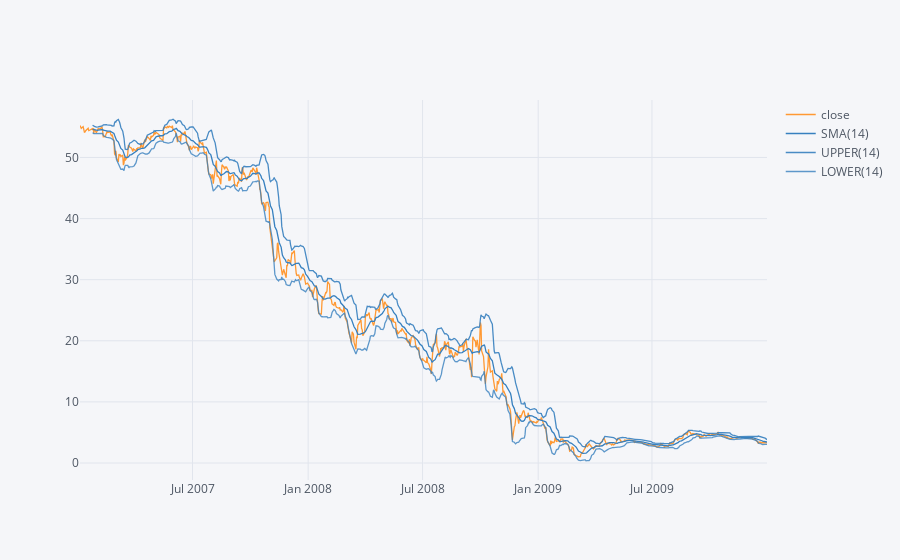

Notebook code for this chart:
### Markdown cell above
<font color=navy size=3>**Citigroup has been the riskiest stock as indicated by the high value of standard deviation.**</font>

### Code cell
# Bollinger Bands (for risk assessement) of Citibank stock
C['close'].loc['2007-01-01':'2009-12-31'].ta_plot(study='boll')

### Figure 1 — Plotly figure (JSON) as saved in the notebook; plotly's stock layout.template omitted (floating-point values rounded to 4 significant figures; data arrays with more than 128 entries replaced by an {"elided": "..."} marker saying what was removed)
{"data": [{"line": {"color": "rgba(255, 153, 51, 1.0)", "dash": "solid", "shape": "linear", "width": 1.3}, "mode": "lines", "name": "close", "text": "", "type": "scatter", "uid": "c0fcdb87-52a9-420f-bf11-085167dbc5c2", "x": {"elided": "756 str values"}, "y": {"elided": "756 float values"}}, {"line": {"color": "rgba(55, 128, 191, 1.0)", "dash": "solid", "shape": "linear", "width": 1.3}, "mode": "lines", "name": "SMA(14)", "text": "", "type": "scatter", "uid": "2a10e829-e722-49b1-9371-ca1f64d60d10", "x": {"elided": "756 str values"}, "y": {"elided": "756 mixed values"}}, {"line": {"color": "rgba(55, 128, 191, 0.8999999999999999)", "dash": "solid", "shape": "linear", "width": 1.3}, "mode": "lines", "name": "UPPER(14)", "text": "", "type": "scatter", "uid": "d137f1ba-847a-48a8-a8be-45eeaa5f3de1", "x": {"elided": "756 str values"}, "y": {"elided": "756 mixed values"}}, {"line": {"color": "rgba(55, 128, 191, 0.7999999999999998)", "dash": "solid", "shape": "linear", "width": 1.3}, "mode": "lines", "name": "LOWER(14)", "text": "", "type": "scatter", "uid": "d000d0f6-5b07-4ea5-9614-fad2983cc97f", "x": {"elided": "756 str values"}, "y": {"elided": "756 mixed values"}}], "layout": {"legend": {"bgcolor": "#F5F6F9", "font": {"color": "#4D5663"}}, "paper_bgcolor": "#F5F6F9", "plot_bgcolor": "#F5F6F9", "title": {"font": {"color": "#4D5663"}}, "xaxis": {"gridcolor": "#E1E5ED", "showgrid": true, "tickfont": {"color": "#4D5663"}, "title": {"font": {"color": "#4D5663"}, "text": ""}, "zerolinecolor": "#E1E5ED"}, "yaxis": {"gridcolor": "#E1E5ED", "showgrid": true, "tickfont": {"color": "#4D5663"}, "title": {"font": {"color": "#4D5663"}, "text": ""}, "zerolinecolor": "#E1E5ED"}}}
